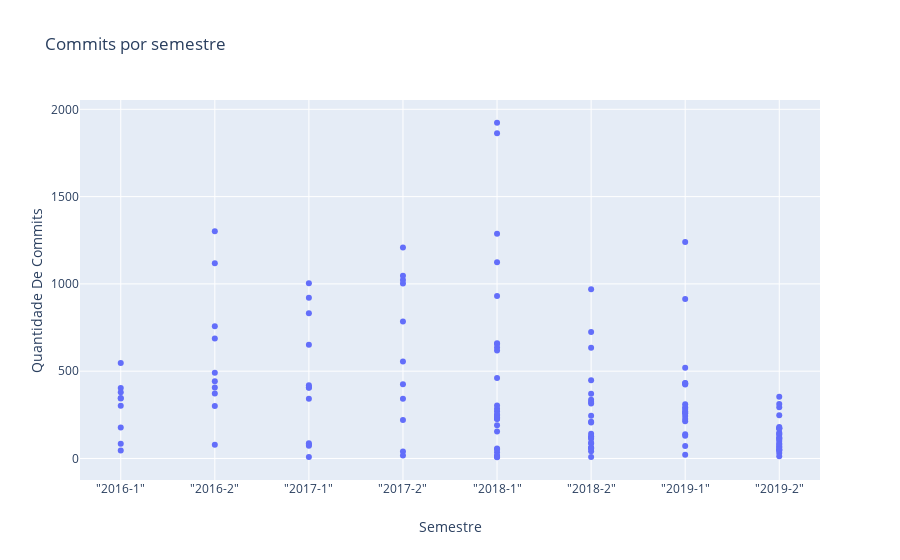

Notebook code for this chart:
### Code cell
layout = {
    "title": "Commits por semestre",
    "xaxis": {"title": "Semestre"}, 
    "yaxis": {
        "title": "Quantidade De Commits", 
        "zeroline": False
    }
}

fig = go.Figure(data=go.Scatter(x=repo_names, y=repo_amounts, mode='markers'), layout=layout)

fig.show()

### Figure 1 — Plotly figure (JSON) as saved in the notebook; plotly's stock layout.template omitted (floating-point values rounded to 4 significant figures; data arrays with more than 128 entries replaced by an {"elided": "..."} marker saying what was removed)
{"data": [{"mode": "markers", "type": "scatter", "x": {"elided": "136 str values"}, "y": {"elided": "136 int values"}}], "layout": {"title": {"text": "Commits por semestre"}, "xaxis": {"title": {"text": "Semestre"}}, "yaxis": {"title": {"text": "Quantidade De Commits"}, "zeroline": false}}}
